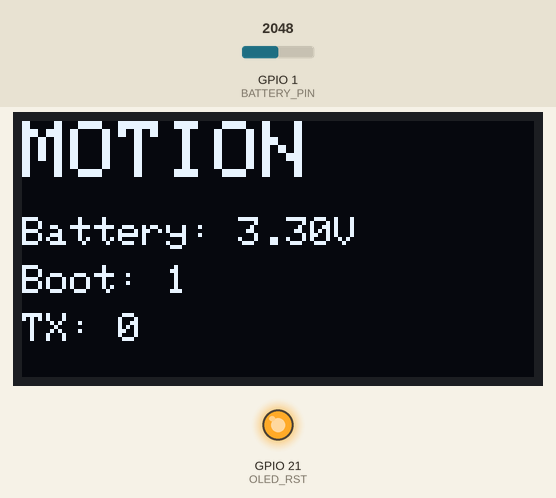
Recording of a sketch running on a simulated ESP32. Shown: 128×64 one-colour display, output pins drawn as LEDs (lit = HIGH). The inputs (shaded band) are chosen by the test bench; at power-on: GPIO 1 (BATTERY_PIN) = 2048. No radio packets arrive unless stated; what the sketch prints to the serial monitor is not drawn. At 5.5 s the program puts the board to deep sleep or switches it off; the recording ends there.

Above: at 0.3 s.
At 1.4 s:
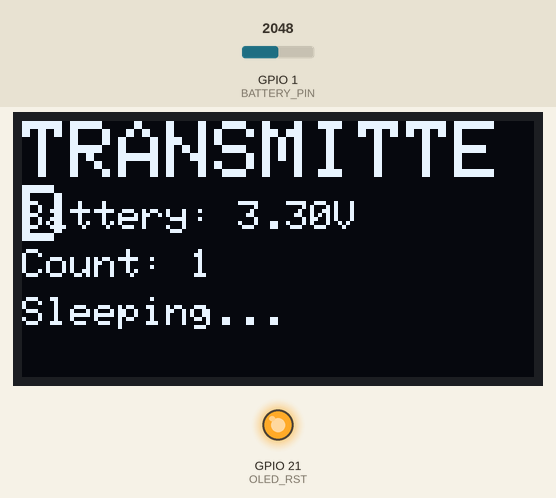
Timing chart, 0 to 2.9 s (numbered marks = the images above):
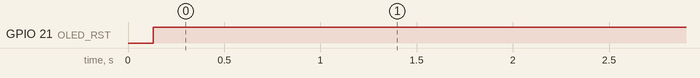

Measured:
- by itself, GPIO 21 (OLED_RST): LOW → HIGH at 0.13 s
- what the display in image 0 shows lasts 1.1 s, from 0.3 s to 1.4 s

The sketch:

driveway_tx_transmitter.ino
```cpp
/*
 * Driveway Sensor - TX (Transmitter) Node
 *
 * Description:
 *   Battery-powered PIR motion sensor that wakes from deep sleep,
 *   displays status on OLED, transmits via LoRa, then returns to sleep.
 *
 * Hardware:
 *   - ESP32 (Heltec WiFi LoRa 32 V3 or compatible)
 *   - PIR motion sensor on GPIO 33 (RTC wake capable)
 *   - Built-in OLED display (128x64)
 *   - LoRa radio (915MHz US / 868MHz EU)
 *   - Battery voltage monitoring on GPIO 1
 *
 * Power Consumption:
 *   - Deep sleep: ~10-20µA
 *   - Active (transmit): ~120mA for 3-5 seconds
 *   - Expected battery life: 6-12 months (2000mAh LiPo, 10 events/day)
 *
 * Author: Custom Build
 * Date: 2026-01-25
 * Version: 1.0
 */

#include <Arduino.h>
#include <LoRa.h>
#include <Wire.h>
#include <Adafruit_GFX.h>
#include <Adafruit_SSD1306.h>

// ===== CONFIGURATION =====

// LoRa Configuration
#define LORA_FREQUENCY    915E6      // 915MHz for US, 868MHz for EU
#define LORA_BANDWIDTH    125E3      // 125kHz bandwidth
#define LORA_SPREADING    7          // SF7 (faster) to SF9 (longer range)
#define LORA_TX_POWER     20         // 20dBm maximum
#define LORA_SYNC_WORD    0x12       // Private network sync word

// Pin Definitions - Heltec WiFi LoRa 32 V3
#define LORA_SCK          9
#define LORA_MISO         11
#define LORA_MOSI         10
#define LORA_CS           8
#define LORA_RST          12
#define LORA_DIO0         14

#define OLED_SDA          17
#define OLED_SCL          18
#define OLED_RST          21

#define PIR_PIN           33         // RTC_GPIO4 - wake capable
#define BATTERY_PIN       1          // ADC pin for battery voltage

// Display Configuration
#define SCREEN_WIDTH      128
#define SCREEN_HEIGHT     64
#define OLED_ADDR         0x3C

// Timing Configuration
#define DISPLAY_TIMEOUT   4000       // Display on time (ms)
#define DEBOUNCE_TIME     100        // PIR debounce (ms)

// Battery Configuration
#define BATTERY_DIVIDER   2.0        // Voltage divider ratio
#define LOW_BATTERY_V     3.3        // Low battery threshold (V)

// Node Identification
#define NODE_ID           "driveway_tx"

// ===== GLOBAL OBJECTS =====

Adafruit_SSD1306 display(SCREEN_WIDTH, SCREEN_HEIGHT, &Wire, OLED_RST);

// ===== RTC MEMORY (Preserved during deep sleep) =====
RTC_DATA_ATTR int bootCount = 0;
RTC_DATA_ATTR unsigned long totalTransmissions = 0;

// ===== FUNCTION DECLARATIONS =====

void initDisplay();
void initLoRa();
void displayMessage(const char* line1, const char* line2 = "", const char* line3 = "", const char* line4 = "");
void displayStatus(const char* status, float battery, int rssi = 0);
float readBatteryVoltage();
void transmitMotionEvent();
void enterDeepSleep();
void print_wakeup_reason();

// ===== SETUP =====

void setup() {
  // Initialize serial for debugging
  Serial.begin(115200);
  delay(100);

  // Increment boot count
  bootCount++;

  Serial.println("\n\n=================================");
  Serial.println("Driveway TX Node - Motion Sensor");
  Serial.println("=================================");
  Serial.printf("Boot count: %d\n", bootCount);
  Serial.printf("Total transmissions: %lu\n", totalTransmissions);

  // Print wakeup reason
  print_wakeup_reason();

  // Initialize I2C for display
  Wire.begin(OLED_SDA, OLED_SCL);

  // Initialize display
  initDisplay();

  // Read battery voltage
  float batteryVoltage = readBatteryVoltage();
  Serial.printf("Battery voltage: %.2fV\n", batteryVoltage);

  // Check for low battery
  if (batteryVoltage < LOW_BATTERY_V) {
    displayMessage("LOW BATTERY!",
                   String(batteryVoltage, 2).c_str(),
                   "Replace battery",
                   "Sleeping...");
    delay(5000);
    enterDeepSleep();
    return;
  }

  // Initialize LoRa
  initLoRa();

  // Display motion detected
  displayStatus("MOTION", batteryVoltage);
  delay(1000);

  // Transmit motion event
  transmitMotionEvent();

  // Display transmission complete
  displayMessage("TRANSMITTED",
                 String("Battery: " + String(batteryVoltage, 2) + "V").c_str(),
                 String("Count: " + String(totalTransmissions)).c_str(),
                 "Sleeping...");

  // Keep display on for timeout period
  delay(DISPLAY_TIMEOUT);

  // Enter deep sleep
  enterDeepSleep();
}

// ===== LOOP (Never reached - device sleeps after setup) =====

void loop() {
  // This should never be reached
  delay(1000);
}

// ===== DISPLAY FUNCTIONS =====

/**
 * Initialize OLED display
 */
void initDisplay() {
  Serial.println("Initializing display...");

  // Reset display
  pinMode(OLED_RST, OUTPUT);
  digitalWrite(OLED_RST, LOW);
  delay(20);
  digitalWrite(OLED_RST, HIGH);
  delay(20);

  // Initialize display
  if (!display.begin(SSD1306_SWITCHCAPVCC, OLED_ADDR)) {
    Serial.println("ERROR: Display initialization failed!");
    // Continue anyway - not critical
  } else {
    Serial.println("Display initialized successfully");
  }

  display.clearDisplay();
  display.setTextColor(SSD1306_WHITE);
  display.setTextSize(1);
  display.setCursor(0, 0);
  display.println("Driveway TX");
  display.println("Initializing...");
  display.display();
}

/**
 * Display multi-line message
 */
void displayMessage(const char* line1, const char* line2, const char* line3, const char* line4) {
  display.clearDisplay();
  display.setTextSize(2);
  display.setCursor(0, 0);
  display.println(line1);

  display.setTextSize(1);
  display.setCursor(0, 20);
  display.println(line2);
  display.setCursor(0, 32);
  display.println(line3);
  display.setCursor(0, 44);
  display.println(line4);

  display.display();
}

/**
 * Display status with battery and signal info
 */
void displayStatus(const char* status, float battery, int rssi) {
  display.clearDisplay();

  // Large status text
  display.setTextSize(2);
  display.setCursor(0, 0);
  display.println(status);

  // Battery voltage
  display.setTextSize(1);
  display.setCursor(0, 24);
  display.print("Battery: ");
  display.print(battery, 2);
  display.println("V");

  // Boot count
  display.setCursor(0, 36);
  display.print("Boot: ");
  display.println(bootCount);

  // Transmission count
  display.setCursor(0, 48);
  display.print("TX: ");
  display.println(totalTransmissions);

  display.display();
}

// ===== LORA FUNCTIONS =====

/**
 * Initialize LoRa radio
 */
void initLoRa() {
  Serial.println("Initializing LoRa...");

  // Set LoRa pins
  LoRa.setPins(LORA_CS, LORA_RST, LORA_DIO0);

  // Initialize LoRa
  if (!LoRa.begin(LORA_FREQUENCY)) {
    Serial.println("ERROR: Starting LoRa failed!");
    displayMessage("LORA ERROR", "Init failed", "Check wiring", "Sleeping...");
    delay(5000);
    enterDeepSleep();
    return;
  }

  // Configure LoRa parameters
  LoRa.setSpreadingFactor(LORA_SPREADING);
  LoRa.setSignalBandwidth(LORA_BANDWIDTH);
  LoRa.setCodingRate4(5);  // 4/5 coding rate
  LoRa.setSyncWord(LORA_SYNC_WORD);
  LoRa.setTxPower(LORA_TX_POWER);
  LoRa.enableCrc();

  Serial.println("LoRa initialized successfully");
  Serial.printf("Frequency: %.1f MHz\n", LORA_FREQUENCY / 1E6);
  Serial.printf("Bandwidth: %.0f kHz\n", LORA_BANDWIDTH / 1E3);
  Serial.printf("Spreading Factor: %d\n", LORA_SPREADING);
  Serial.printf("TX Power: %d dBm\n", LORA_TX_POWER);
}

/**
 * Transmit motion detection event via LoRa
 */
void transmitMotionEvent() {
  Serial.println("Transmitting motion event...");

  // Read battery voltage
  float batteryVoltage = readBatteryVoltage();

  // Build JSON packet
  String packet = "{";
  packet += "\"type\":\"motion\",";
  packet += "\"node\":\"" + String(NODE_ID) + "\",";
  packet += "\"boot\":" + String(bootCount) + ",";
  packet += "\"count\":" + String(totalTransmissions) + ",";
  packet += "\"battery\":" + String(batteryVoltage, 2) + ",";
  packet += "\"millis\":" + String(millis());
  packet += "}";

  Serial.println("Packet: " + packet);

  // Send packet
  LoRa.beginPacket();
  LoRa.print(packet);
  LoRa.endPacket();

  // Increment transmission counter
  totalTransmissions++;

  Serial.println("Transmission complete");
  Serial.printf("Total transmissions: %lu\n", totalTransmissions);
}

// ===== BATTERY FUNCTIONS =====

/**
 * Read battery voltage from ADC
 */
float readBatteryVoltage() {
  // Read ADC value (0-4095 for 12-bit ADC)
  int adcValue = analogRead(BATTERY_PIN);

  // Convert to voltage (ESP32 ADC reference is 3.3V)
  // Apply voltage divider correction
  float voltage = (adcValue / 4095.0) * 3.3 * BATTERY_DIVIDER;

  Serial.printf("Battery ADC: %d, Voltage: %.2fV\n", adcValue, voltage);

  return voltage;
}

// ===== SLEEP FUNCTIONS =====

/**
 * Print wakeup reason for debugging
 */
void print_wakeup_reason() {
  esp_sleep_wakeup_cause_t wakeup_reason;
  wakeup_reason = esp_sleep_get_wakeup_cause();

  switch(wakeup_reason) {
    case ESP_SLEEP_WAKEUP_EXT0:
      Serial.println("Wakeup caused by external signal (RTC_IO)");
      break;
    case ESP_SLEEP_WAKEUP_EXT1:
      Serial.println("Wakeup caused by external signal (RTC_CNTL)");
      break;
    case ESP_SLEEP_WAKEUP_TIMER:
      Serial.println("Wakeup caused by timer");
      break;
    case ESP_SLEEP_WAKEUP_TOUCHPAD:
      Serial.println("Wakeup caused by touchpad");
      break;
    case ESP_SLEEP_WAKEUP_ULP:
      Serial.println("Wakeup caused by ULP program");
      break;
    default:
      Serial.printf("Wakeup was not caused by deep sleep: %d\n", wakeup_reason);
      break;
  }
}

/**
 * Configure and enter deep sleep mode
 */
void enterDeepSleep() {
  Serial.println("\n=================================");
  Serial.println("Entering deep sleep mode...");
  Serial.println("Waiting for PIR trigger on GPIO 33");
  Serial.println("=================================\n");

  // Clear display
  display.clearDisplay();
  display.display();

  // Deinitialize LoRa to save power
  LoRa.end();

  // Configure PIR pin as wakeup source
  // ESP_EXT0 wakeup: single GPIO, HIGH or LOW level
  esp_sleep_enable_ext0_wakeup(GPIO_NUM_33, HIGH);

  // Optional: Enable wakeup on LOW as well (depends on PIR behavior)
  // Some PIRs stay HIGH while motion is detected
  // Adjust based on your PIR sensor characteristics

  // Flush serial before sleeping
  Serial.flush();
  delay(100);

  // Enter deep sleep
  esp_deep_sleep_start();

  // Code never reaches here
}

// ===== END OF CODE =====
```
